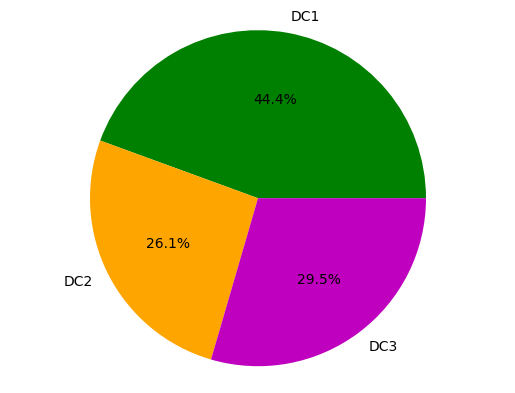

Write the Python code that produced this figure.
import matplotlib.pyplot as plt

DCs = ['DC1', 'DC2', 'DC3']
values = [822.8/1852.1, 482.7/1852.1, 546.6/1852.1]
colors = ['g', 'orange', 'm']

#plt.pie(sizes, labels=labels, colors=colors, autopct='%1.1f%%', shadow=True)
plt.pie(values, labels=DCs, colors=colors, autopct='%1.1f%%')
plt.axis('equal')
#plt.title("Pie Chart with Custom Colors")
plt.savefig('task_dist_edge_dc.png', bbox_inches='tight')
plt.show()
